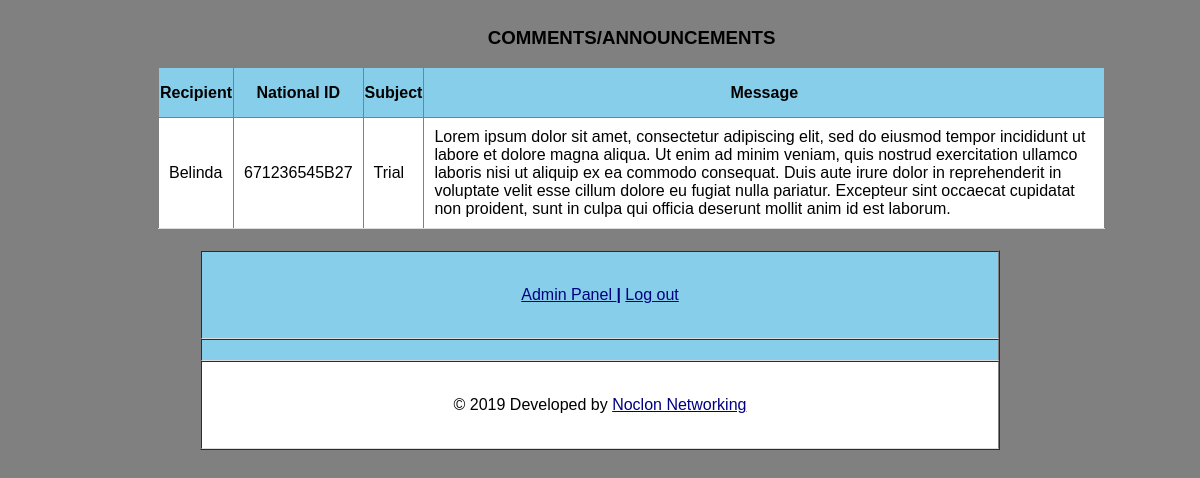
The page /admin/viewannounce.php on the database its author committed.
### tables this page shows
CREATE TABLE `announce` (
  `recipient` text NOT NULL,
  `national_id` varchar(12) NOT NULL,
  `subject` varchar(150) NOT NULL,
  `message` text NOT NULL
);

### admin/viewannounce1.php (the view, shortened to what this page needs)
<!DOCTYPE html>
<head>
   <link rel="stylesheet" media="screen" href="login.css" >
</head>
<body>
<table id='data' align='centre' border= "solid 1px #ddd">
<caption><h3>COMMENTS/ANNOUNCEMENTS</h3></caption>
  <tr>
    <th>Recipient</th>
    <th>National ID</th>
    <th>Subject</th>
    <th>Message</th>
  </tr>
  <tr>
  <?php
$sel= "SELECT * from announce";
if ($result = mysqli_query($db, $sel))
{
while($rows = mysqli_fetch_assoc($result)) {
    ?>
    <tr>
        <td><?php echo $rows['recipient']?></td>
        <td><?php echo $rows['national_id']?></td>
        <td><?php echo $rows['subject']?></td>
        <td><?php echo $rows['message']?></td>
    </tr>
    <?php
}
}
else { echo "0 results"; }
?>
  </tr>
</table>
</body>
</head>
</html>

### admin/login.css (style rules this page uses)
body { font: 14px/21px "Lucida Sans", "Lucida Grande", "Lucida Sans Unicode", sans-serif;background:gray; }

### admin/viewannounce1.php (style rules this page uses)
#data { align: center; background-color: white; border-collapse: collapse; width: 80%; margin-left:150px; }
th { height: 50px; text-align: center; border-bottom: 1px solid black; background-color: skyblue; }
td { padding: 10px; border-bottom: 1px solid #ddd; }

### rows shown on the page
announce: recipient "Belinda", national_id "671236545B27", subject "Trial", message "Lorem ipsum dolor sit amet, consectetur adipiscing elit, sed do eiusmod tempor incididunt ut labore et dolore magna aliqua. Ut enim ad minim veniam, quis nostrud exercitation ullamco laboris nisi ut aliquip ex ea commodo consequat. Duis aute irure dolor in reprehenderit in voluptate velit esse cillum dolore eu fugiat nulla pariatur. Excepteur sint occaecat cupidatat non proident, sunt in culpa qui officia deserunt mollit anim id est laborum."
